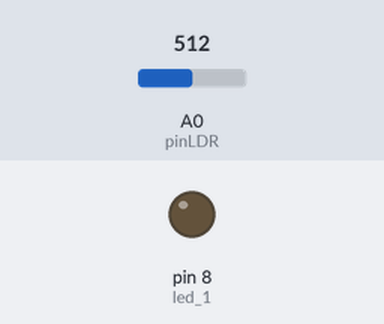
A sketch run on a simulated Arduino Uno, built with avr-gcc and run on an emulated ATmega328P. Parts: output pins drawn as LEDs (lit = HIGH). The inputs (shaded band) are chosen by the test bench; at power-on: A0 (pinLDR) = 512. What the sketch prints to the serial monitor is not drawn.

Above: at 1.8 s.
1.9 s: A0 (pinLDR) set to 497
At 2.6 s:
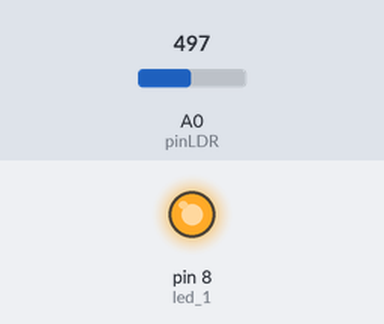
3.5 s: A0 (pinLDR) set to 522
At 5.2 s:
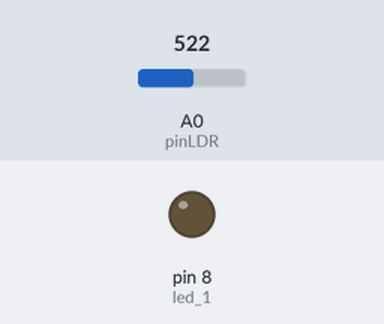
5.5 s: A0 (pinLDR) set to 511
At 6.9 s:
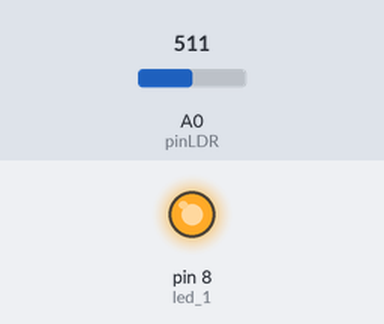
Timing chart, 0 to 8.5 s (numbered marks = the images above; inputs shaded):
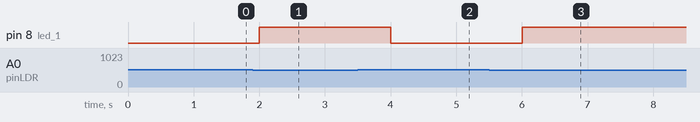

The sketch:

node_js.ino
```cpp
int couter=0;
int pinLDR=0;
int valorLDR=0;
int led_1=8;
void setup() {
  Serial.begin(9600);
  pinMode(led_1,OUTPUT);

}

void loop() {

 valorLDR = analogRead(pinLDR);
 Serial.print(valorLDR,DEC);
  if(valorLDR<512){
  digitalWrite(led_1,HIGH);
  }else{
     digitalWrite(led_1,LOW);
    }
 delay(1000);

}
```

Measured:
- the behaviour switches between 512 and 511 on A0 (pinLDR) (found by bisection; images 0 and 1)
- after the input at 1.9 s, pin 8 (led_1): LOW → HIGH after 0.10 s
- after the input at 3.5 s, pin 8 (led_1): HIGH → LOW after 0.50 s
- after the input at 5.5 s, pin 8 (led_1): LOW → HIGH after 0.50 s
